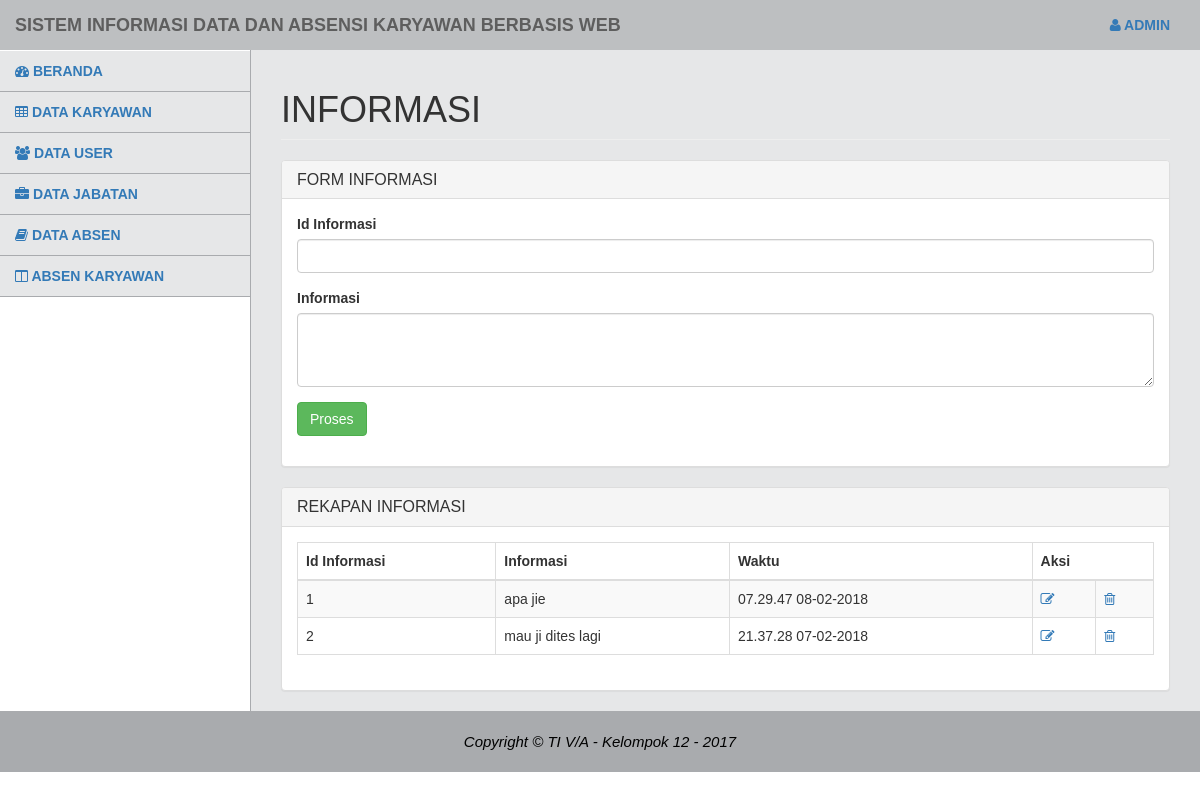
The page /beranda_admin.php on the database its author committed.
### tables this page shows
CREATE TABLE `tb_informasi` (
  `id_info` varchar(10) NOT NULL,
  `informasi` varchar(100) NOT NULL,
  `waktu` varchar(20) NOT NULL
);

### beranda_admin.php (the view, shortened to what this page needs)
<?php
include ("koneksi.php");
 ?>
<!DOCTYPE html>
<html>
  <head>
    <link href="vendor/css/bootstrap/bootstrap.min.css" rel="stylesheet">
    <link href="vendor/font-awesome/css/font-awesome.min.css" rel="stylesheet" type="text/css">
    <link href="css/tampilanadmin.css" rel="stylesheet">
  </head>
  <body>
    <div id="wrapper">
      <nav class="navbar navbar-default navbar-static-top" role="navigation" style="margin-bottom: 0">
          <div class="navbar-header">
            <a class="navbar-brand">Sistem Informasi Data dan Absensi Karyawan Berbasis Web</a>
          </div>
          <ul class="nav navbar-top-links navbar-right">
            <li class="dropdown">
              <a class="dropdown-toggle" data-toggle="dropdown" href="#">
                <i class="fa fa-user"></i> Admin
              </a>
            </li>
          </ul>
        <div class="navbar-default sidebar" role="navigation">
          <div class="sidebar-nav navbar-collapse">
            <ul class="nav" id="side-menu">
              <li>
                <a href="beranda_admin.php">
                  <i class="fa fa-dashboard"></i> Beranda
                </a>
              </li>
              <li>
                <a href="data_karyawan.php">
                  <i class="fa fa-table"></i> Data Karyawan
                </a>
              </li>
              <li>
                <a href="data_user.php">
                  <i class="fa fa-users"></i> Data User
                </a>
              </li>
              <li>
                <a href="data_jabatan.php">
                  <i class="fa fa-briefcase"></i> Data Jabatan
                </a>
              </li>
              <li>
                <a href="data_absen.php">
                  <i class="fa fa-book"></i> Data Absen
                </a>
              </li>
              <li>
                <a href="absen_umum.php">
                  <i class="fa fa-columns"></i> Absen Karyawan
                </a>
              </li>
            </ul>
          </div>
        </div>
      </nav>
      <div id="page-wrapper">
        <div class="row">
          <div class="col-lg-12">
            <h1 class="page-header">Informasi</h1>
          </div>
        </div>
        <div class="row">
          <div class="col-lg-12">
            <div class="panel panel-default">
              <div class="panel-heading">
                <h1 class="panel-title">Form Informasi</h1>
              </div>
              <div class="panel-body">
                <form class="form" action="prostaminfo.php" enctype="multipart/form-data" method="post">
                  <div class="form-group">
                    <label>Id Informasi</label>
                    <input class="form-control" type="text" name="inpidinfor" value="">
                  </div>
                  <div class="form-group">
                    <label>Informasi</label>
                    <textarea class="form-control" name="inpformasi" rows="3"></textarea>
                  </div>
                  <div class="form-group">
                    <input class="btn btn-success" type="submit" name="informasi" value="Proses">
                  </div>
                </form>
              </div>
            </div>
          </div>
        </div>
        <div class="row">
          <div class="col-lg-12">
            <div class="panel panel-default">
              <div class="panel-heading">
                <h1 class="panel-title">Rekapan Informasi</h1>
              </div>
              <div class="panel-body">
                <table width="100%" class="table table-striped table-bordered table-hover" id="dataTables-example">
                    <thead>
                        <tr>
                          <th>Id Informasi</th>
                          <th>Informasi</th>
                          <th>Waktu</th>
                          <th colspan="2">Aksi</th>
                        </tr>
                    </thead>
                    <tbody>
                      <?php
                      $sql   = "SELECT * FROM tb_informasi ";
                      $query = mysqli_query($koneksi, $sql);
                      while ($row = mysqli_fetch_array($query)) {
                       ?>
                       <tr>
                         <td><?php echo $row[0]; ?> </td>
                         <td><?php echo $row[1]; ?> </td>
                         <td><?php echo $row[2]; ?> </td>
                         <td>
                           <a href="edit_info.php?id_info=<?php echo $row['id_info'] ?>"><i class="fa fa-edit"></i></a>
                         </td>
                         <td>
                           <a href="hapus_info.php?id_info=<?php echo $row['id_info'] ?>" onclick="hapus()"><i class="fa fa-trash-o"></i></a>
                         </td>
                       </tr>
                     <?php } ?>
                    </tbody>
                </table>
              </div>
            </div>
          </div>
        </div>
      </div>
    </div>
    <footer class="text-center">
      <div class="footer-below">
        <div class="container">
          <div class="row">
            <div class="col-lg-12">
              <em>Copyright &copy; TI V/A - Kelompok 12 - 2017</em>
            </div>
          </div>
        </div>
      </div>
    </footer>
  </body>
</html>

### css/tampilanadmin.css (style rules this page uses)
body { font-family: Arial, sans-serif; }
h1 { text-transform: uppercase; font-weight: 500; }
#wrapper { width: 100%; }
#page-wrapper { padding: 0 15px; min-height: 568px; background-color: #E6E7E8; }
@media (min-width: 768px) { #page-wrapper { position: inherit; margin: 0 0 0 250px; padding: 0 30px; border-left: 1px solid #A9ABAE; } }
.navbar { background-color: #BDBFC1; font-weight: 700; font-family: arial; text-transform: uppercase; border: none; }
.navbar-top-links { margin-right: 0; }
.navbar-top-links li { display: inline-block; }
.navbar-top-links li:last-child { margin-right: 15px; }
.navbar-top-links li a { padding: 15px; min-height: 50px; }
.sidebar { background-color: #E6E7E8; }
.sidebar .sidebar-nav.navbar-collapse { padding-left: 0; padding-right: 0; }
.sidebar ul li { border-bottom: 1px solid #A9ABAE; }
@media (min-width: 768px) { .sidebar { z-index: 1; position: absolute; width: 250px; margin-top: 51px; } }
@media (min-width: 768px) { .navbar-top-links { margin-left: auto; } }
footer { color: black; font-size: 15px; }
footer .footer-below { padding: 20px 0; background-color: #A9ABAE; }

### rows shown on the page
tb_informasi: id_info "1", informasi "apa jie", waktu "07.29.47 08-02-2018"
tb_informasi: id_info "2", informasi "mau ji dites lagi", waktu "21.37.28 07-02-2018"
